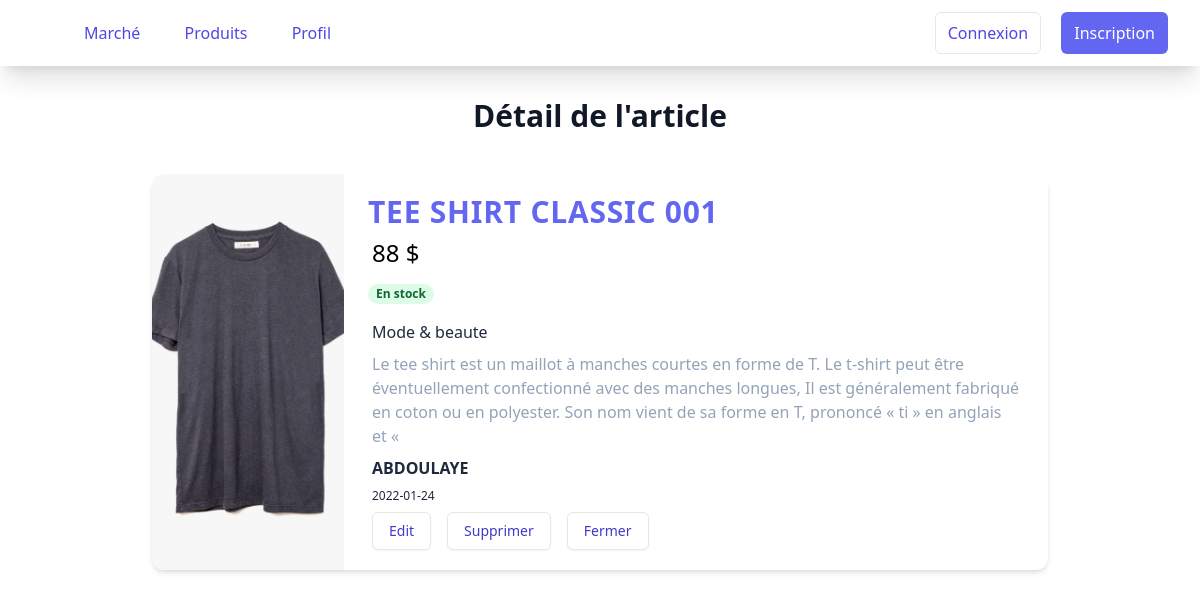
Page /modal.php?id=1 on the committed database.
### tables this page shows
CREATE TABLE `articles` (
  `id` int(11) NOT NULL,
  `nom_article` varchar(255) NOT NULL,
  `description_` varchar(255) NOT NULL,
  `prix` varchar(100) NOT NULL,
  `categorie` varchar(255) NOT NULL,
  `statut` varchar(255) NOT NULL,
  `image_` varchar(255) NOT NULL,
  `auteur_article` varchar(255) NOT NULL,
  `date_time_publication` date NOT NULL,
  `date_time_edition` date DEFAULT NULL
);

### modal.php (the view, shortened to what this page needs)
<!doctype html>
<html lang="en">
<head>
    <script src="https://cdn.tailwindcss.com"></script>
</head>
<body>
<?php
  if (isset($_SESSION['valid'])) {
    include("connection.php");
    $result = mysqli_query($mysqli, "SELECT * FROM user");
    require("headerlog.php");
  } else {
    require('header.php');
  }
    if (isset($_GET['id'])) {
        $id = $_GET['id'];
        $bdd = new PDO('mysql:host=localhost;dbname=tme;charset=utf8', 'root', '');
        $article = $bdd->prepare('SELECT * FROM articles WHERE id = ?');
        $article->execute(array($id));
        if ($article->rowCount() == 1) {
            $a = $article->fetch();
        } else {
            die('Erreur : l\'article n\'existe pas...');
        }
    }
    ?>
    <div class="mt-8 sm:mx-auto sm:w-full sm:max-w-md">
        <h2 class="mt-2 text-center text-3xl font-extrabold text-gray-900">
            Détail de l'article
        </h2>
    </div>
    <div class="mt-10 max-w-md mx-auto bg-white rounded-xl shadow-md overflow-hidden md:max-w-4xl">
        <div class="md:flex">
            <div class="md:shrink-0">
                <img class="h-48 w-full object-cover md:h-full md:w-48" src="<?= $a['image_'] ?>" alt="Man looking at item at a store">
            </div>
            <div class="px-4 py-3">
                <div class="m-2 uppercase tracking-wide text-3xl text-indigo-500 font-semibold">
                    <?= $a['nom_article'] ?>
                </div>
                <p class=" mx-3 my-2 block mt-1 text-2xl leading-tight font-medium"><?= $a['prix'] . " $" ?></p>
                <span class="m-2 px-2 inline-flex text-xs leading-5 font-semibold rounded-full bg-green-100 text-green-800">
                    <?= $a['statut'] ?>
                </span>
                <p class="my-2 mx-3 text-slate-800"><?= $a['categorie'] ?></p>
                <p class="my-2 mx-3 text-slate-400"><?= $a['description_'] ?></p>
                    <p class="uppercase font-semibold my-2 mx-3 text-slate-800"><?= $a['auteur_article'] ?></p>
                <p class="text-xs my-2 mx-3 text-slate-800"><?= $a['date_time_edition'] ?: $a['date_time_publication'] ?></p>
                <div class="my-2 mx-3 flex space-x-4 ...">
                    <?php
                    if (isset($_SESSION['valid'])) {
                        include("connection.php");
                        $result = mysqli_query($mysqli, "SELECT * FROM user");
                    ?>
                        <div>
                            <a href="modification1.php?edit=<?= $a['id'] ?>"><button value="Envoyer l'article" name="submit" type="submit" class="w-lg flex justify-center py-2 px-4 border  rounded-md shadow-sm text-sm font-medium text-indigo-700 bg-white hover:text-white hover:bg-indigo-700 focus:outline-none focus:ring- focus:ring-offset-2 focus:ring-indigo-500">
                                    Edit
                                </button>
                            </a>
                        </div>
                        <div>
                            <a href="supprimer.php?id=<?= $a['id'] ?>"><button name="" type="reset" class=" w-lg flex justify-center py-2 px-4 border  rounded-md shadow-sm text-sm font-medium text-indigo-700 bg-white hover:text-white hover:bg-indigo-700 focus:outline-none focus:ring- focus:ring-offset-2 focus:ring-indigo-500">
                                    Supprimer
                                </button>
                            </a>
                        </div>
                    <?php
                    } else { ?>
                        <div>
                            <a href="req.php"><button value="Envoyer l'article" name="submit" type="submit" class="w-lg flex justify-center py-2 px-4 border  rounded-md shadow-sm text-sm font-medium text-indigo-700 bg-white hover:text-white hover:bg-indigo-700 focus:outline-none focus:ring- focus:ring-offset-2 focus:ring-indigo-500">
                                    Edit
                                </button>
                            </a>
                        </div>
                        <div>
                            <a href="req.php"><button name="" type="reset" class=" w-lg flex justify-center py-2 px-4 border  rounded-md shadow-sm text-sm font-medium text-indigo-700 bg-white hover:text-white hover:bg-indigo-700 focus:outline-none focus:ring- focus:ring-offset-2 focus:ring-indigo-500">
                                    Supprimer
                                </button>
                            </a>
                        </div>
                    <?php
                    } ?>
                    <a href="index.php"><button name="" type="reset" class="w-lg flex justify-center py-2 px-4 border  rounded-md shadow-sm text-sm font-medium text-indigo-700 bg-white hover:text-white hover:bg-indigo-700 focus:outline-none focus:ring- focus:ring-offset-2 focus:ring-indigo-500">
                            Fermer
                        </button>
                    </a>
                </div>
            </div>
        </div>
    </div>
</body>
</html>

### rows in the picture
articles: image_ (picture), nom_article "TEE SHIRT CLASSIC 001", prix "88", statut "En stock", categorie "Mode & beaute", description_ "Le tee shirt est un maillot à manches courtes en forme de T. Le t-shirt peut être éventuellement confectionné avec des manches longues, Il est généralement fabriqué en coton ou en polyester. Son nom vient de sa forme en T, prononcé « ti » en anglais et «", auteur_article "ABDOULAYE", date_time_edition "2022-01-24"
